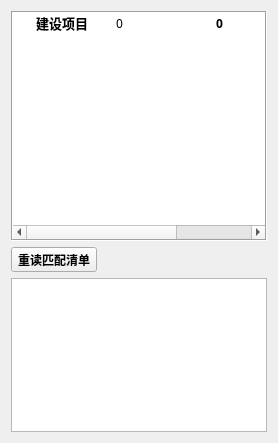
         <widget class="QWidget" name="tab_8">
          <property name="sizePolicy">
           <sizepolicy hsizetype="Fixed" vsizetype="Expanding">
            <horstretch>0</horstretch>
            <verstretch>0</verstretch>
           </sizepolicy>
          </property>
          <attribute name="title">
           <string>工程项目</string>
          </attribute>
          <layout class="QHBoxLayout" name="horizontalLayout_13">
           <item>
            <layout class="QVBoxLayout" name="verticalLayout_59" stretch="3,0,2">
             <item>
              <widget class="QTreeWidget" name="treeWidget_Items">
               <property name="enabled">
                <bool>true</bool>
               </property>
               <property name="sizePolicy">
                <sizepolicy hsizetype="Expanding" vsizetype="Expanding">
                 <horstretch>0</horstretch>
                 <verstretch>0</verstretch>
                </sizepolicy>
               </property>
               <property name="font">
                <font>
                 <family>宋体</family>
                </font>
               </property>
               <property name="mouseTracking">
                <bool>true</bool>
               </property>
               <property name="tabletTracking">
                <bool>true</bool>
               </property>
               <property name="focusPolicy">
                <enum>Qt::TabFocus</enum>
               </property>
               <property name="acceptDrops">
                <bool>false</bool>
               </property>
               <property name="frameShape">
                <enum>QFrame::Box</enum>
               </property>
               <property name="editTriggers">
                <set>QAbstractItemView::DoubleClicked|QAbstractItemView::EditKeyPressed|QAbstractItemView::SelectedClicked</set>
               </property>
               <property name="showDropIndicator" stdset="0">
                <bool>true</bool>
               </property>
               <property name="dragEnabled">
                <bool>true</bool>
               </property>
               <property name="dragDropOverwriteMode">
                <bool>false</bool>
               </property>
               <property name="dragDropMode">
                <enum>QAbstractItemView::DragDrop</enum>
               </property>
               <property name="defaultDropAction">
                <enum>Qt::MoveAction</enum>
               </property>
               <property name="alternatingRowColors">
                <bool>false</bool>
               </property>
               <property name="selectionBehavior">
                <enum>QAbstractItemView::SelectItems</enum>
               </property>
               <property name="textElideMode">
                <enum>Qt::ElideLeft</enum>
               </property>
               <property name="horizontalScrollMode">
                <enum>QAbstractItemView::ScrollPerItem</enum>
               </property>
               <property name="uniformRowHeights">
                <bool>true</bool>
               </property>
               <property name="sortingEnabled">
                <bool>false</bool>
               </property>
               <property name="animated">
                <bool>true</bool>
               </property>
               <property name="allColumnsShowFocus">
                <bool>true</bool>
               </property>
               <property name="wordWrap">
                <bool>true</bool>
               </property>
               <property name="headerHidden">
                <bool>true</bool>
               </property>
               <attribute name="headerVisible">
                <bool>false</bool>
               </attribute>
               <attribute name="headerCascadingSectionResizes">
                <bool>false</bool>
               </attribute>
               <column>
                <property name="text">
                 <string>项目级别</string>
                </property>
                <property name="font">
                 <font>
                  <family>宋体</family>
                  <pointsize>10</pointsize>
                  <weight>75</weight>
                  <bold>true</bold>
                 </font>
                </property>
               </column>
               <column>
                <property name="text">
                 <string>序号</string>
                </property>
               </column>
               <column>
                <property name="text">
                 <string>数量</string>
                </property>
               </column>
               <item>
                <property name="text">
                 <string>建设项目</string>
                </property>
                <property name="font">
                 <font>
                  <family>宋体</family>
                  <pointsize>10</pointsize>
                  <weight>75</weight>
                  <bold>true</bold>
                 </font>
                </property>
                <property name="text">
                 <string>0</string>
                </property>
                <property name="text">
                 <string>0</string>
                </property>
                <property name="font">
                 <font>
                  <weight>75</weight>
                  <bold>true</bold>
                 </font>
                </property>
                <property name="flags">
                 <set>ItemIsSelectable|ItemIsDragEnabled|ItemIsDropEnabled|ItemIsUserCheckable|ItemIsEnabled|ItemIsTristate</set>
                </property>
               </item>
              </widget>
             </item>
             <item>
              <widget class="QToolButton" name="pushButton_match_name">
               <property name="font">
                <font>
                 <family>宋体</family>
                 <pointsize>9</pointsize>
                 <weight>75</weight>
                 <bold>true</bold>
                </font>
               </property>
               <property name="text">
                <string>重读匹配清单</string>
               </property>
               <property name="icon">
                <iconset>
                 <normalon>image/重读匹配清单.png</normalon>
                </iconset>
               </property>
               <property name="iconSize">
                <size>
                 <width>10</width>
                 <height>10</height>
                </size>
               </property>
               <property name="popupMode">
                <enum>QToolButton::InstantPopup</enum>
               </property>
               <property name="toolButtonStyle">
                <enum>Qt::ToolButtonTextBesideIcon</enum>
               </property>
               <property name="autoRaise">
                <bool>false</bool>
               </property>
               <property name="arrowType">
                <enum>Qt::NoArrow</enum>
               </property>
              </widget>
             </item>
             <item>
              <widget class="QListWidget" name="listWidget_sys">
               <property name="font">
                <font>
                 <family>宋体</family>
                </font>
               </property>
               <property name="resizeMode">
                <enum>QListView::Adjust</enum>
               </property>
              </widget>
             </item>
            </layout>
           </item>
          </layout>
         </widget>
